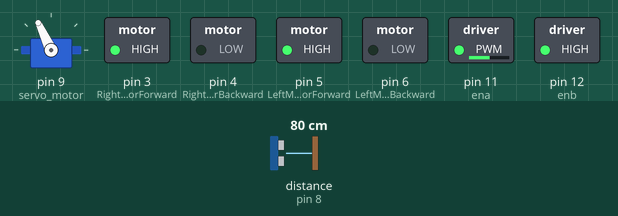
Recording of a sketch running on a simulated Arduino Uno, built with avr-gcc and run on an emulated ATmega328P. Shown: servo, switched loads named in the sketch (green lamp = pin HIGH). The test bench sets the inputs (shaded band); at power-on: distance to the obstacle (sensor on pin 8) 80 cm. The echo pulse lasts 58.3 µs per cm.

Above: at 4.0 s.
4.1 s: distance to the obstacle (sensor on pin 8) set to 23 cm
5.6 s: distance to the obstacle (sensor on pin 8) set to 18 cm
At 7.2 s:
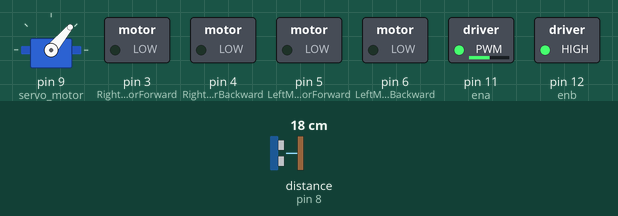
11.6 s: distance to the obstacle (sensor on pin 8) set to 35 cm
At 11.89 s:
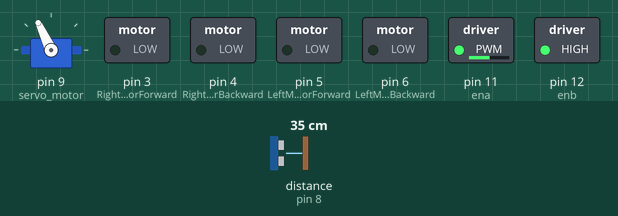
13.8 s: distance to the obstacle (sensor on pin 8) set to 2 cm
At 16.3 s:
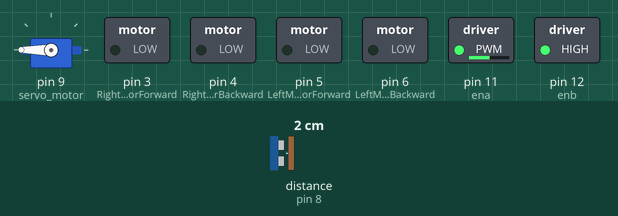
16.8 s: distance to the obstacle (sensor on pin 8) set to 60 cm
At 18.3 s:
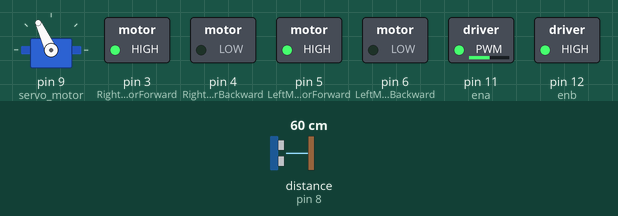
Timing chart, 0 to 19.7 s (numbered marks = the images above; inputs shaded):
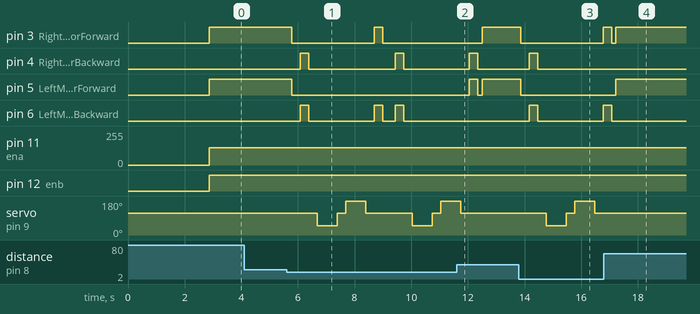

The sketch:

speed_controll_autonomous_robot.ino
```cpp
#include <Servo.h>      // include library file of servo
#include<NewPing.h> // include library file of ultrasonic sensor
const int LeftMotorForward = 5;
const int LeftMotorBackward = 6; // Assign the values of motor
const int RightMotorForward = 3;
const int RightMotorBackward = 4;
const int ena=11;
const int enb=12;
int v_speed=130; //you can control  the motor speed
#define TRIGGER_PIN  7    // Assign the ultrasonic sensor  trigpin
#define ECHO_PIN     8     // Assign the ultrasonic sensor echopin
#define MAX_DISTANCE 250

Servo servo_motor;
NewPing sonar(TRIGGER_PIN, ECHO_PIN, MAX_DISTANCE);

boolean goesForward = false;

int distance = 100;

void setup()
{
pinMode(RightMotorForward, OUTPUT);    // set the output pins
pinMode(LeftMotorForward, OUTPUT);
pinMode(LeftMotorBackward, OUTPUT);
pinMode(RightMotorBackward, OUTPUT);
pinMode(ena, OUTPUT);
pinMode(enb, OUTPUT);
servo_motor.attach(9);   // attach the servo motor to digital pin 9
servo_motor.write(115);    // rotate servo in 115 degree
delay(2000);
distance = readPing();
delay(100);
distance = readPing();
delay(100);
distance = readPing();
delay(100);
distance = readPing();
delay(100);
}
void loop()
{
int distanceRight = 0;
int distanceLeft = 0;
delay(50);
if (distance <= 20)
{
moveStop();
delay(300);
moveBackward();
delay(300);
moveStop();
delay(300);
distanceRight = lookRight();
delay(300);
distanceLeft = lookLeft();
delay(300);
if (distanceRight >= distanceLeft) // if right distance is greater than left distance
{
turnRight();   // calling right function
delay(300);
moveStop();  // calling stop function
}
else
{
turnLeft();   // calling left function
delay(300);
moveStop();  // calling stop function
}
}
else{
moveForward(); // calling forward function
}


distance = readPing();
}

int lookRight()
{
servo_motor.write(50);  // rotate the servo in 50 degree
delay(500);
int distance = readPing();
delay(100);
servo_motor.write(115);  // rotate the servo in 115 degree
return distance;
}
int lookLeft()
{
servo_motor.write(180);
delay(500);
int distance = readPing();
delay(100);
servo_motor.write(115);
return distance;
}

int readPing()
{
delay(100);
int cm = sonar.ping_cm();
if (cm==0)
{
cm=250;
}
return cm;
}


void moveStop()    // to stop the movement
{
digitalWrite(RightMotorForward, LOW);
digitalWrite(RightMotorBackward, LOW);
digitalWrite(LeftMotorForward, LOW);
digitalWrite(LeftMotorBackward, LOW);
}

void moveForward() // to move forward
{
digitalWrite(RightMotorForward, HIGH);
digitalWrite(RightMotorBackward, LOW);
digitalWrite(LeftMotorForward, HIGH);
digitalWrite(LeftMotorBackward, LOW);
analogWrite(ena,v_speed);
analogWrite(enb,v_speed);
}

void moveBackward()  // to move backward
{
digitalWrite(RightMotorForward, LOW);
digitalWrite(RightMotorBackward, HIGH);
digitalWrite(LeftMotorForward, LOW);
digitalWrite(LeftMotorBackward, HIGH);
analogWrite(ena,v_speed);
analogWrite(enb,v_speed);
 }

 void turnRight()      // Turn Right Function for Motor Driver.
{
digitalWrite(RightMotorForward, HIGH);
digitalWrite(RightMotorBackward, LOW);
digitalWrite(LeftMotorForward, LOW);
digitalWrite(LeftMotorBackward, HIGH);
analogWrite(ena,v_speed);
analogWrite(enb,v_speed);
}


void turnLeft()       // Turn Left Function for Motor Driver.
{
digitalWrite(RightMotorForward,LOW);
digitalWrite(RightMotorBackward, HIGH);
digitalWrite(LeftMotorForward, HIGH);
digitalWrite(LeftMotorBackward, LOW);
analogWrite(ena,v_speed);
analogWrite(enb,v_speed);
}
```

Measured:
- the behaviour switches between 21 and 20 cm on distance to the obstacle (sensor on pin 8) (found by bisection; images 0 and 1)
- after the input at 4.1 s, every drawn part: stays the same
- after the input at 5.6 s, pin 3 (RightMotorForward): HIGH → LOW after 0.19 s, → HIGH 2.9 s later, → LOW 0.30 s later; pin 4 (RightMotorBackward): alternates HIGH for 0.30 s and LOW for 3.1 s, starting after 0.49 s
- after the input at 11.6 s, pin 5 (LeftMotorForward): LOW → HIGH after 0.45 s, → LOW 0.30 s later, → HIGH 0.15 s later; pin 6 (LeftMotorBackward): stops changing and stays LOW; servo on pin 9 (servo_motor): goes on until 11.7 s, then stays 115°
- after the input at 13.8 s, pin 3 (RightMotorForward): HIGH → LOW after 0.07 s, → HIGH 2.9 s later; pin 4 (RightMotorBackward): LOW → HIGH after 0.37 s, → LOW 0.30 s later
- after the input at 16.8 s, pin 4 (RightMotorBackward): stays LOW (without the input it goes to HIGH after 0.72 s); pin 5 (LeftMotorForward): LOW → HIGH after 0.43 s; pin 6 (LeftMotorBackward): goes on until 17.1 s, then stays LOW; servo on pin 9 (servo_motor): stays 115° (without the input it goes to 50° after 1.3 s)
